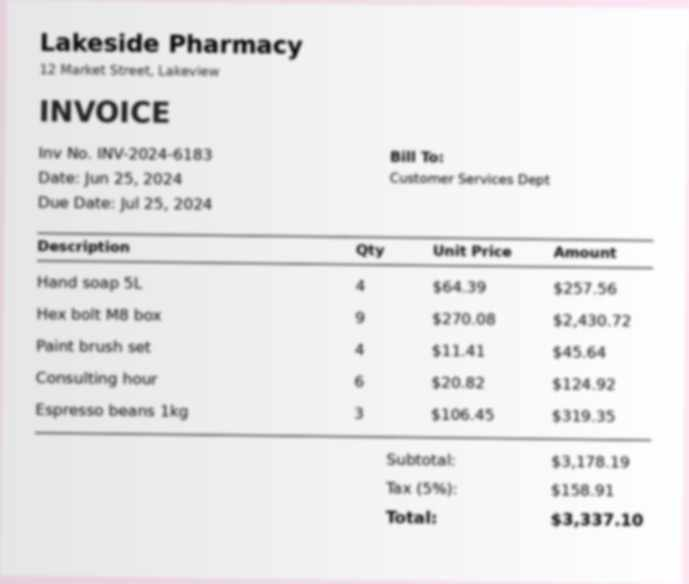
#> input picture data/heldout/doc_000_invoice.jpg, 689 x 584 px; its folder holds only this picture in this run
$ python -i ocr.py   (imports and definitions only)
#> lines starting #> are read from the running program, lines starting #| are printed output that depends on the picture; after the words box and inside, x2 and y2 are one past the last pixel; in counts of white or black regions, pixels touching at a corner belong together
#> further down, picture is the input picture: shape (584, 689, 3); mean B, G, R 233, 232.8, 233.3
"""Image preprocessing + Tesseract OCR returning words with confidences, grouped into lines."""
from __future__ import annotations

from dataclasses import dataclass, field

import cv2
import numpy as np
import pytesseract
from pytesseract import Output


@dataclass
class Word:
    text: str
    conf: float  # 0..1
    x: int
    y: int
    w: int
    h: int


@dataclass
class Line:
    words: list[Word] = field(default_factory=list)

    @property
    def text(self) -> str:
        return " ".join(w.text for w in self.words)

    @property
    def conf(self) -> float:
        return sum(w.conf for w in self.words) / len(self.words) if self.words else 0.0

    @property
    def y(self) -> int:
        return min(w.y for w in self.words)


def _rotate(gray: np.ndarray, angle: float) -> np.ndarray:
    h, w = gray.shape
    M = cv2.getRotationMatrix2D((w / 2, h / 2), angle, 1.0)
    return cv2.warpAffine(gray, M, (w, h), flags=cv2.INTER_LINEAR,
                          borderMode=cv2.BORDER_REPLICATE)


def _deskew(gray: np.ndarray, max_angle: float = 4.0, step: float = 0.25) -> np.ndarray:
    """Projection-profile deskew: the angle whose row-sum histogram is sharpest wins."""
    small = cv2.resize(gray, None, fx=0.4, fy=0.4, interpolation=cv2.INTER_AREA)
    inv = cv2.threshold(small, 0, 255, cv2.THRESH_BINARY_INV | cv2.THRESH_OTSU)[1]
    best, best_score = 0.0, -1.0
    for a in np.arange(-max_angle, max_angle + step, step):
        score = np.var(_rotate(inv, a).sum(axis=1).astype(np.float64))
        if score > best_score:
            best, best_score = a, score
    return gray if abs(best) < 0.2 else _rotate(gray, best)


TARGET_W = 1400
VARIANTS = ("otsu", "gray", "adaptive")   # binarisation strategies; see pipeline for how the best is chosen


def preprocess(img: np.ndarray, variant: str = "otsu") -> np.ndarray:
#> called with variant = 'otsu'
    gray = cv2.cvtColor(img, cv2.COLOR_BGR2GRAY) if img.ndim == 3 else img
    h, w = gray.shape
#> h = 584; w = 689
    if w < TARGET_W:  # Tesseract wants roughly 300 DPI
        gray = cv2.resize(gray, None, fx=TARGET_W / w, fy=TARGET_W / w, interpolation=cv2.INTER_CUBIC)
#> gray: shape (1187, 1400)
    gray = cv2.fastNlMeansDenoising(gray, None, h=8, templateWindowSize=7, searchWindowSize=21)
    gray = _deskew(gray)
#> in _deskew, `inv = cv2.threshold(small, 0, 255, cv2.THRESH_BINARY_INV | cv2.THRESH_..`:
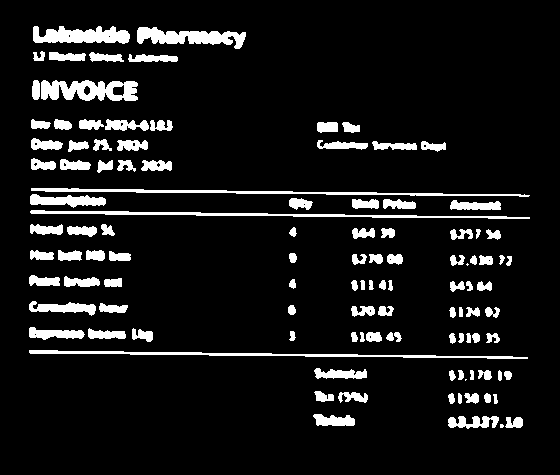
#> inv: shape (475, 560); 9.1% white; 112 white regions (3 under 20 px), largest, box (x1, y1, x2, y2) and area: (41, 80, 138, 101) 1444, (30, 210, 530, 219) 1396, (31, 188, 530, 197) 1375
#> the loop in _deskew, `for a in np.arange(-max_angle, max_angle + step, step):` made 33 passes
#> (score, best, best_score) on passes 1, 2, 3, 4, 5, 11, 12, 13, 14, 15, 16, 17: (108037720.6, -4, 108037720.6), (115536358, -3.75, 115536358), (121675362.1, -3.5, 121675362.1), (125309804, -3.25, 125309804), (125515318.1, -3, 125515318.1), (130136347, -1.5, 130136347), (141100446, -1.25, 141100446), (154626630.9, -1, 154626630.9), (172352977.1, -0.75, 172352977.1), (196993515.8, -0.5, 196993515.8), (229606651.5, -0.25, 229606651.5), (279207543.7, 0, 279207543.7)
#> score on passes 6, 7, 8, 9, 10, 21: 122994291.4, 119981900.5, 118117047.2, 118176149.8, 122132750.5, 354716882.5
#> after the loop in _deskew, `for a in np.arange(-max_angle, max_angle + step, step):`: best = 0.75; best_score = 420861135.1
#> in _rotate (call 34), `M = cv2.getRotationMatrix2D((w / 2, h / 2), angle, 1.0)`: M = [[1, 0.0131, -7.71], [-0.0131, 1, 9.21]]
#> in _rotate (call 34), `return cv2.warpAffine(gray, M, (w, h), flags=cv2.INTER_LINEAR, borderM..`:
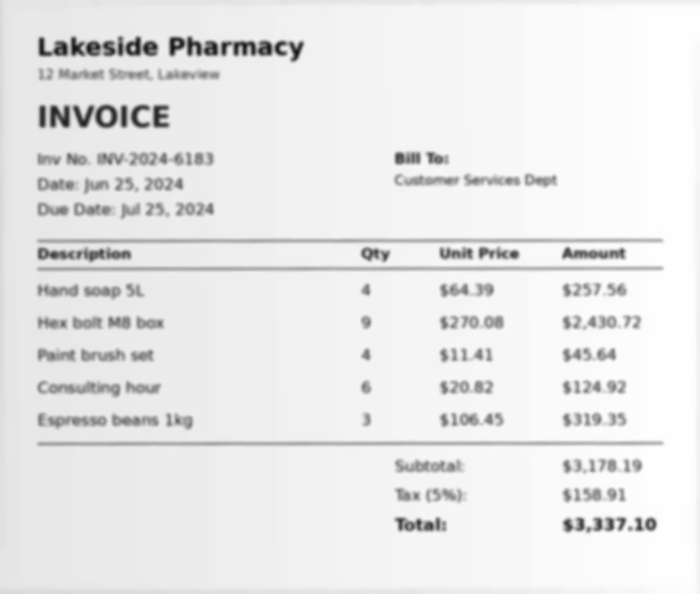
#> returned value: shape (1187, 1400) (shown at 1/2 size); min 16, max 254, mean 233.1
    if variant == "gray":
        return gray
    if variant == "otsu":
        # flatten uneven lighting first, then global threshold
        bg = cv2.medianBlur(gray, 51)
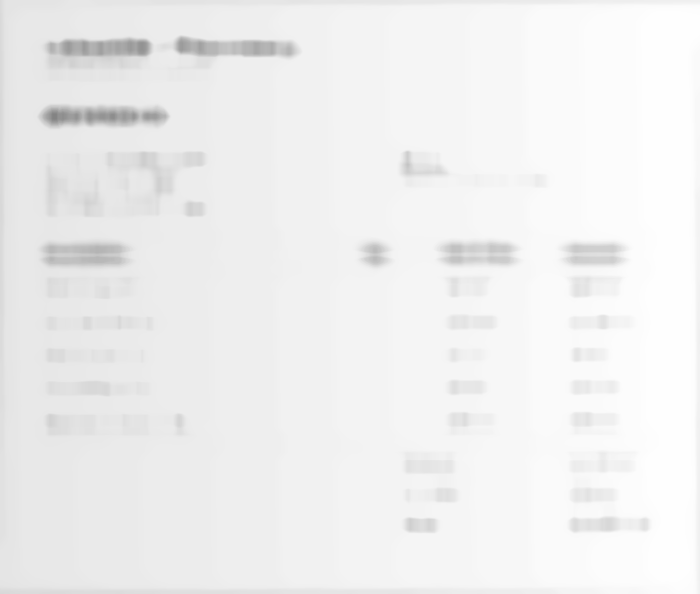
#> bg: shape (1187, 1400) (shown at 1/2 size); min 131, max 254, mean 239.5
        norm = cv2.divide(gray, bg, scale=255)
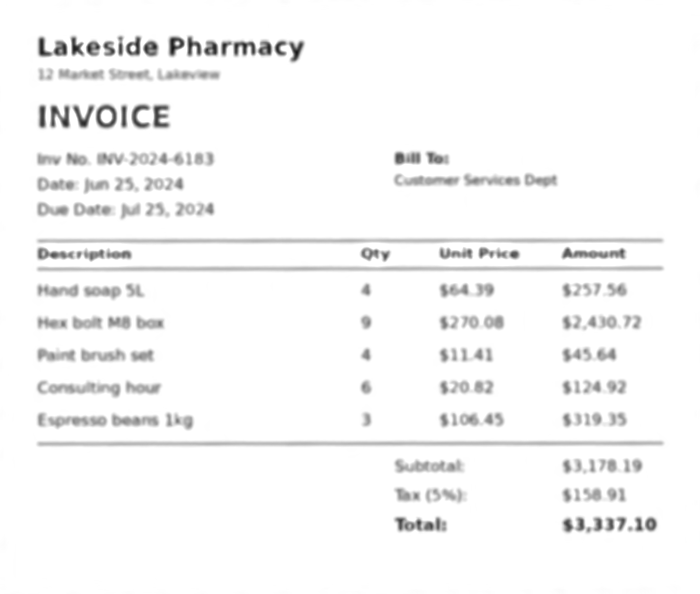
#> norm: shape (1187, 1400) (shown at 1/2 size); min 19, max 255, mean 247
        return cv2.threshold(norm, 0, 255, cv2.THRESH_BINARY | cv2.THRESH_OTSU)[1]
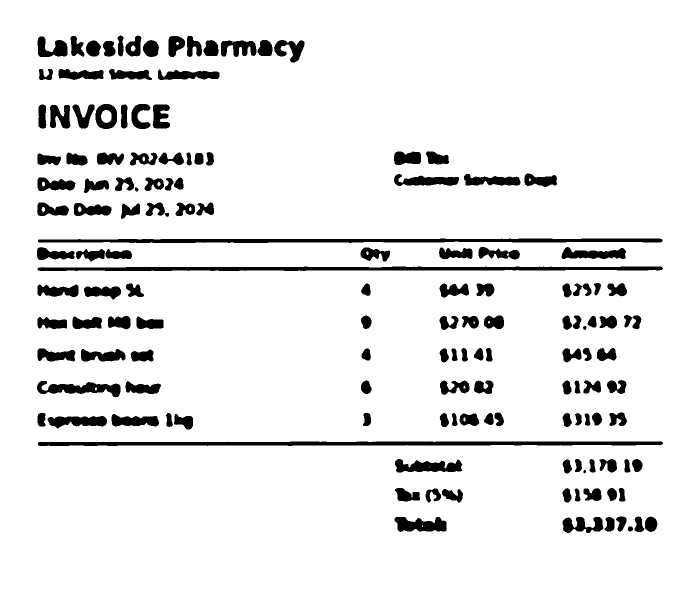
#> returned value: shape (1187, 1400) (shown at 1/2 size); 91.8% white; 147 black regions, largest, box (x1, y1, x2, y2) and area: (76, 883, 1326, 892) 9305, (75, 533, 1326, 542) 8822, (76, 477, 1325, 486) 8653
    return cv2.adaptiveThreshold(gray, 255, cv2.ADAPTIVE_THRESH_GAUSSIAN_C, cv2.THRESH_BINARY, 41, 15)


def run_ocr(path: str, variant: str = "otsu") -> list[Line]:
    img = cv2.imread(path)
    if img is None:
        raise FileNotFoundError(path)
    proc = preprocess(img, variant)
    d = pytesseract.image_to_data(proc, config="--oem 1 --psm 6", output_type=Output.DICT)
    lines: dict[tuple, Line] = {}
    for i, txt in enumerate(d["text"]):
        txt = txt.strip()
        conf = float(d["conf"][i])
        if not txt or conf < 0:
            continue
        key = (d["block_num"][i], d["par_num"][i], d["line_num"][i])
        lines.setdefault(key, Line()).words.append(
            Word(txt, conf / 100.0, d["left"][i], d["top"][i], d["width"][i], d["height"][i]))
    out = sorted(lines.values(), key=lambda l: l.y)
    for l in out:
        l.words.sort(key=lambda w: w.x)
    return out

>>> import cv2
>>> picture = cv2.imread('../data/heldout/doc_000_invoice.jpg')
>>> result = preprocess(picture)

$ run again, on data/heldout/doc_009_invoice.jpg
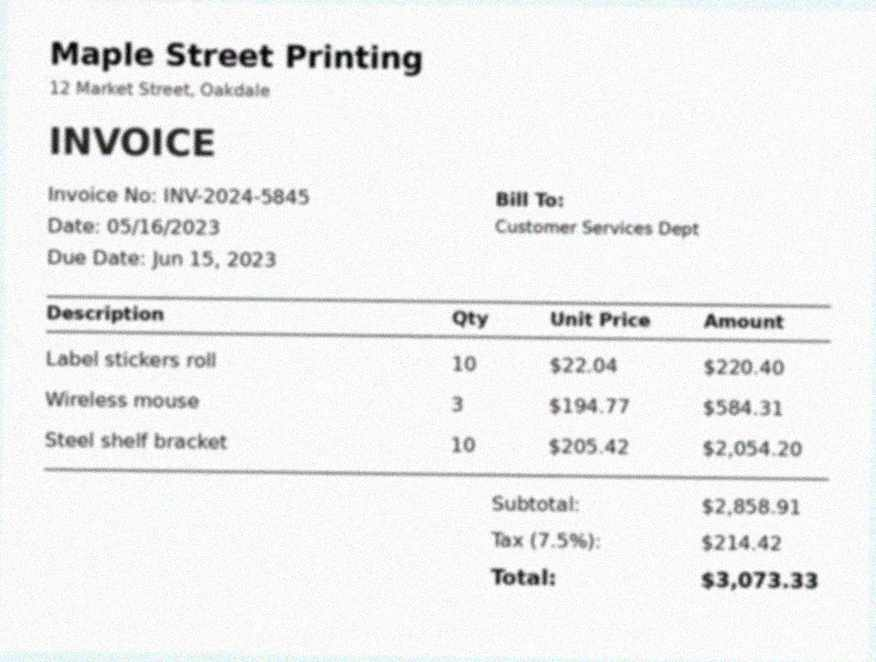
#> input picture data/heldout/doc_009_invoice.jpg, 876 x 662 px
#> picture is the input picture: shape (662, 876, 3); mean B, G, R 240.3, 240.3, 239.9
#> in _deskew, `inv = cv2.threshold(small, 0, 255, cv2.THRESH_BINARY_INV | cv2.THRESH_..`:
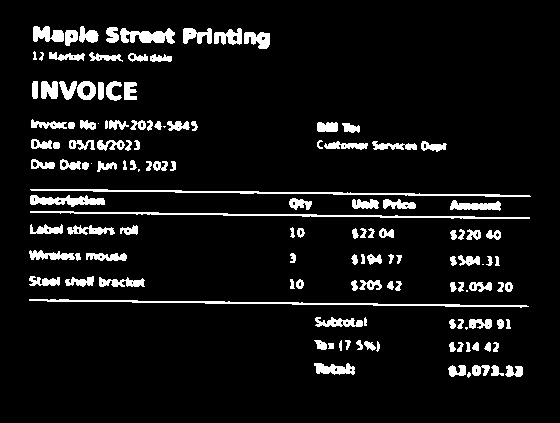
#> inv: shape (423, 560); 7.6% white; 133 white regions (8 under 20 px), largest, box (x1, y1, x2, y2) and area: (30, 189, 531, 197) 1075, (29, 299, 529, 308) 1074, (30, 211, 530, 219) 1058
#> the loop in _deskew, `for a in np.arange(-max_angle, max_angle + step, step):` made 33 passes
#> (score, best, best_score) on passes 1, 2, 3, 4, 5, 8, 9, 10: (78913821, -4, 78913821), (83854339.2, -3.75, 83854339.2), (88328358.7, -3.5, 88328358.7), (91462913, -3.25, 91462913), (92511661.5, -3, 92511661.5), (93540748.5, -2.25, 93540748.5), (95977296.1, -2, 95977296.1), (99642004.9, -1.75, 99642004.9)
#> after the loop in _deskew, `for a in np.arange(-max_angle, max_angle + step, step):`: best = 0.75; best_score = 349786940
#> in preprocess, `return cv2.threshold(norm, 0, 255, cv2.THRESH_BINARY | cv2.THRESH_OTSU..`:
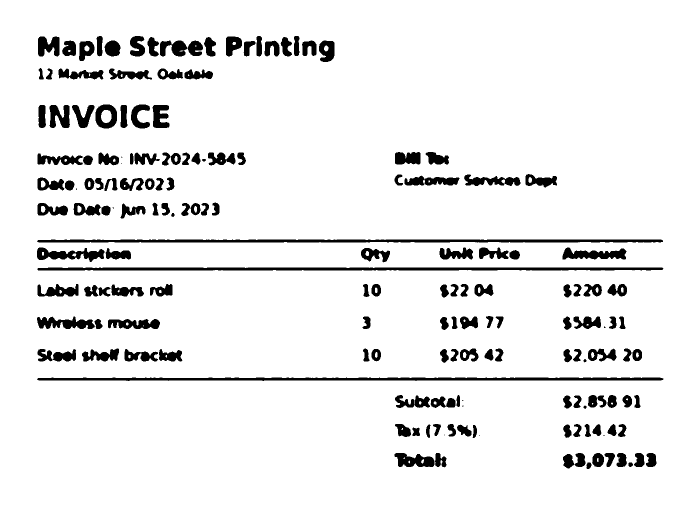
#> returned value: shape (1058, 1400) (shown at 1/2 size); 92.7% white; 169 black regions (10 under 20 px), largest, box (x1, y1, x2, y2) and area: (75, 535, 1327, 541) 7178, (74, 479, 1326, 485) 7018, (74, 755, 1327, 762) 6839
